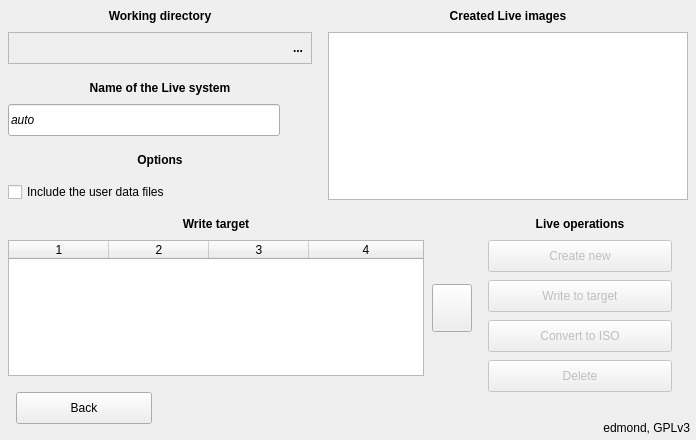
     <widget class="QWidget" name="livepanel" native="true">
      <property name="geometry">
       <rect>
        <x>1</x>
        <y>1784</y>
        <width>696</width>
        <height>440</height>
       </rect>
      </property>
      <property name="autoFillBackground">
       <bool>true</bool>
      </property>
      <widget class="QLabel" name="label_14">
       <property name="geometry">
        <rect>
         <x>0</x>
         <y>0</y>
         <width>320</width>
         <height>32</height>
        </rect>
       </property>
       <property name="font">
        <font>
         <weight>75</weight>
         <bold>true</bold>
        </font>
       </property>
       <property name="text">
        <string>Working directory</string>
       </property>
       <property name="alignment">
        <set>Qt::AlignCenter</set>
       </property>
      </widget>
      <widget class="QLabel" name="label_15">
       <property name="geometry">
        <rect>
         <x>320</x>
         <y>0</y>
         <width>376</width>
         <height>32</height>
        </rect>
       </property>
       <property name="font">
        <font>
         <weight>75</weight>
         <bold>true</bold>
        </font>
       </property>
       <property name="text">
        <string>Created Live images</string>
       </property>
       <property name="alignment">
        <set>Qt::AlignCenter</set>
       </property>
      </widget>
      <widget class="QLabel" name="label_16">
       <property name="geometry">
        <rect>
         <x>0</x>
         <y>72</y>
         <width>320</width>
         <height>32</height>
        </rect>
       </property>
       <property name="font">
        <font>
         <weight>75</weight>
         <bold>true</bold>
        </font>
       </property>
       <property name="text">
        <string>Name of the Live system</string>
       </property>
       <property name="alignment">
        <set>Qt::AlignCenter</set>
       </property>
      </widget>
      <widget class="QLabel" name="label_17">
       <property name="geometry">
        <rect>
         <x>0</x>
         <y>144</y>
         <width>320</width>
         <height>32</height>
        </rect>
       </property>
       <property name="font">
        <font>
         <weight>75</weight>
         <bold>true</bold>
        </font>
       </property>
       <property name="text">
        <string>Options</string>
       </property>
       <property name="alignment">
        <set>Qt::AlignCenter</set>
       </property>
      </widget>
      <widget class="QLabel" name="label_18">
       <property name="geometry">
        <rect>
         <x>0</x>
         <y>208</y>
         <width>432</width>
         <height>32</height>
        </rect>
       </property>
       <property name="font">
        <font>
         <weight>75</weight>
         <bold>true</bold>
        </font>
       </property>
       <property name="text">
        <string>Write target</string>
       </property>
       <property name="alignment">
        <set>Qt::AlignCenter</set>
       </property>
      </widget>
      <widget class="QLabel" name="label_19">
       <property name="geometry">
        <rect>
         <x>464</x>
         <y>208</y>
         <width>232</width>
         <height>32</height>
        </rect>
       </property>
       <property name="font">
        <font>
         <weight>75</weight>
         <bold>true</bold>
        </font>
       </property>
       <property name="text">
        <string>Live operations</string>
       </property>
       <property name="alignment">
        <set>Qt::AlignCenter</set>
       </property>
      </widget>
      <widget class="QLineEdit" name="livename">
       <property name="geometry">
        <rect>
         <x>8</x>
         <y>104</y>
         <width>272</width>
         <height>32</height>
        </rect>
       </property>
       <property name="font">
        <font>
         <italic>true</italic>
        </font>
       </property>
       <property name="focusPolicy">
        <enum>Qt::ClickFocus</enum>
       </property>
       <property name="acceptDrops">
        <bool>false</bool>
       </property>
       <property name="text">
        <string notr="true">auto</string>
       </property>
       <property name="maxLength">
        <number>32</number>
       </property>
      </widget>
      <widget class="QLabel" name="livenamepipe">
       <property name="geometry">
        <rect>
         <x>287</x>
         <y>108</y>
         <width>26</width>
         <height>24</height>
        </rect>
       </property>
       <property name="pixmap">
        <pixmap resource="pictures.qrc">:/pictures/ok.png</pixmap>
       </property>
       <property name="scaledContents">
        <bool>true</bool>
       </property>
       <property name="alignment">
        <set>Qt::AlignCenter</set>
       </property>
      </widget>
      <widget class="QLabel" name="livenameerror">
       <property name="geometry">
        <rect>
         <x>287</x>
         <y>107</y>
         <width>26</width>
         <height>26</height>
        </rect>
       </property>
       <property name="pixmap">
        <pixmap resource="pictures.qrc">:/pictures/error.png</pixmap>
       </property>
       <property name="scaledContents">
        <bool>true</bool>
       </property>
       <property name="alignment">
        <set>Qt::AlignCenter</set>
       </property>
      </widget>
      <widget class="QCheckBox" name="userdatainclude">
       <property name="geometry">
        <rect>
         <x>8</x>
         <y>182</y>
         <width>204</width>
         <height>20</height>
        </rect>
       </property>
       <property name="cursor">
        <cursorShape>PointingHandCursor</cursorShape>
       </property>
       <property name="focusPolicy">
        <enum>Qt::NoFocus</enum>
       </property>
       <property name="text">
        <string>Include the user data files</string>
       </property>
      </widget>
      <widget class="QPushButton" name="liveback">
       <property name="geometry">
        <rect>
         <x>16</x>
         <y>392</y>
         <width>136</width>
         <height>32</height>
        </rect>
       </property>
       <property name="cursor">
        <cursorShape>PointingHandCursor</cursorShape>
       </property>
       <property name="text">
        <string>Back</string>
       </property>
       <property name="icon">
        <iconset resource="pictures.qrc">
         <normaloff>:/pictures/back.png</normaloff>:/pictures/back.png</iconset>
       </property>
       <property name="iconSize">
        <size>
         <width>13</width>
         <height>13</height>
        </size>
       </property>
      </widget>
      <widget class="QLabel" name="label_20">
       <property name="geometry">
        <rect>
         <x>390</x>
         <y>416</y>
         <width>300</width>
         <height>24</height>
        </rect>
       </property>
       <property name="text">
        <string notr="true">edmond, GPLv3</string>
       </property>
       <property name="alignment">
        <set>Qt::AlignRight|Qt::AlignTrailing|Qt::AlignVCenter</set>
       </property>
      </widget>
      <widget class="QPushButton" name="livedevicesrefresh">
       <property name="geometry">
        <rect>
         <x>432</x>
         <y>284</y>
         <width>40</width>
         <height>48</height>
        </rect>
       </property>
       <property name="cursor">
        <cursorShape>PointingHandCursor</cursorShape>
       </property>
       <property name="focusPolicy">
        <enum>Qt::NoFocus</enum>
       </property>
       <property name="toolTip">
        <string>Redetect devices</string>
       </property>
       <property name="icon">
        <iconset resource="pictures.qrc">
         <normaloff>:/pictures/refresh.png</normaloff>:/pictures/refresh.png</iconset>
       </property>
       <property name="iconSize">
        <size>
         <width>23</width>
         <height>23</height>
        </size>
       </property>
      </widget>
      <widget class="QPushButton" name="livedelete">
       <property name="enabled">
        <bool>false</bool>
       </property>
       <property name="geometry">
        <rect>
         <x>488</x>
         <y>360</y>
         <width>184</width>
         <height>32</height>
        </rect>
       </property>
       <property name="cursor">
        <cursorShape>PointingHandCursor</cursorShape>
       </property>
       <property name="focusPolicy">
        <enum>Qt::ClickFocus</enum>
       </property>
       <property name="text">
        <string>Delete</string>
       </property>
      </widget>
      <widget class="QPushButton" name="livewritestart">
       <property name="enabled">
        <bool>false</bool>
       </property>
       <property name="geometry">
        <rect>
         <x>488</x>
         <y>280</y>
         <width>184</width>
         <height>32</height>
        </rect>
       </property>
       <property name="cursor">
        <cursorShape>PointingHandCursor</cursorShape>
       </property>
       <property name="focusPolicy">
        <enum>Qt::ClickFocus</enum>
       </property>
       <property name="text">
        <string>Write to target</string>
       </property>
      </widget>
      <widget class="QPushButton" name="liveconvert">
       <property name="enabled">
        <bool>false</bool>
       </property>
       <property name="geometry">
        <rect>
         <x>488</x>
         <y>320</y>
         <width>184</width>
         <height>32</height>
        </rect>
       </property>
       <property name="cursor">
        <cursorShape>PointingHandCursor</cursorShape>
       </property>
       <property name="focusPolicy">
        <enum>Qt::ClickFocus</enum>
       </property>
       <property name="text">
        <string>Convert to ISO</string>
       </property>
      </widget>
      <widget class="QPushButton" name="livenew">
       <property name="enabled">
        <bool>false</bool>
       </property>
       <property name="geometry">
        <rect>
         <x>488</x>
         <y>240</y>
         <width>184</width>
         <height>32</height>
        </rect>
       </property>
       <property name="cursor">
        <cursorShape>PointingHandCursor</cursorShape>
       </property>
       <property name="focusPolicy">
        <enum>Qt::ClickFocus</enum>
       </property>
       <property name="text">
        <string>Create new</string>
       </property>
      </widget>
      <widget class="QFrame" name="liveworkdirarea">
       <property name="geometry">
        <rect>
         <x>8</x>
         <y>32</y>
         <width>304</width>
         <height>32</height>
        </rect>
       </property>
       <property name="autoFillBackground">
        <bool>true</bool>
       </property>
       <property name="frameShape">
        <enum>QFrame::StyledPanel</enum>
       </property>
       <property name="frameShadow">
        <enum>QFrame::Sunken</enum>
       </property>
       <widget class="QLineEdit" name="liveworkdir">
        <property name="geometry">
         <rect>
          <x>2</x>
          <y>2</y>
          <width>274</width>
          <height>28</height>
         </rect>
        </property>
        <property name="cursor">
         <cursorShape>ArrowCursor</cursorShape>
        </property>
        <property name="focusPolicy">
         <enum>Qt::NoFocus</enum>
        </property>
        <property name="acceptDrops">
         <bool>false</bool>
        </property>
        <property name="styleSheet">
         <string notr="true">background-color: rgba(0, 0, 0, 0)</string>
        </property>
        <property name="frame">
         <bool>false</bool>
        </property>
        <property name="readOnly">
         <bool>true</bool>
        </property>
       </widget>
       <widget class="QToolButton" name="liveworkdirbutton">
        <property name="geometry">
         <rect>
          <x>278</x>
          <y>2</y>
          <width>24</width>
          <height>28</height>
         </rect>
        </property>
        <property name="font">
         <font>
          <weight>75</weight>
          <bold>true</bold>
         </font>
        </property>
        <property name="cursor">
         <cursorShape>PointingHandCursor</cursorShape>
        </property>
        <property name="focusPolicy">
         <enum>Qt::NoFocus</enum>
        </property>
        <property name="text">
         <string notr="true">...</string>
        </property>
        <property name="autoRaise">
         <bool>true</bool>
        </property>
       </widget>
      </widget>
      <widget class="QTableWidget" name="livedevices">
       <property name="geometry">
        <rect>
         <x>8</x>
         <y>240</y>
         <width>416</width>
         <height>136</height>
        </rect>
       </property>
       <property name="focusPolicy">
        <enum>Qt::ClickFocus</enum>
       </property>
       <property name="editTriggers">
        <set>QAbstractItemView::NoEditTriggers</set>
       </property>
       <property name="tabKeyNavigation">
        <bool>false</bool>
       </property>
       <property name="showDropIndicator" stdset="0">
        <bool>false</bool>
       </property>
       <property name="dragDropOverwriteMode">
        <bool>false</bool>
       </property>
       <property name="selectionMode">
        <enum>QAbstractItemView::SingleSelection</enum>
       </property>
       <property name="selectionBehavior">
        <enum>QAbstractItemView::SelectRows</enum>
       </property>
       <property name="showGrid">
        <bool>false</bool>
       </property>
       <property name="wordWrap">
        <bool>false</bool>
       </property>
       <property name="cornerButtonEnabled">
        <bool>false</bool>
       </property>
       <property name="columnCount">
        <number>4</number>
       </property>
       <attribute name="horizontalHeaderHighlightSections">
        <bool>false</bool>
       </attribute>
       <attribute name="horizontalHeaderMinimumSectionSize">
        <number>10</number>
       </attribute>
       <attribute name="horizontalHeaderShowSortIndicator" stdset="0">
        <bool>false</bool>
       </attribute>
       <attribute name="horizontalHeaderStretchLastSection">
        <bool>true</bool>
       </attribute>
       <attribute name="verticalHeaderVisible">
        <bool>false</bool>
       </attribute>
       <attribute name="verticalHeaderDefaultSectionSize">
        <number>20</number>
       </attribute>
       <attribute name="verticalHeaderHighlightSections">
        <bool>false</bool>
       </attribute>
       <attribute name="verticalHeaderMinimumSectionSize">
        <number>20</number>
       </attribute>
       <column/>
       <column/>
       <column/>
       <column/>
      </widget>
      <widget class="QListWidget" name="livelist">
       <property name="geometry">
        <rect>
         <x>328</x>
         <y>32</y>
         <width>360</width>
         <height>168</height>
        </rect>
       </property>
       <property name="focusPolicy">
        <enum>Qt::ClickFocus</enum>
       </property>
       <property name="editTriggers">
        <set>QAbstractItemView::NoEditTriggers</set>
       </property>
       <property name="showDropIndicator" stdset="0">
        <bool>false</bool>
       </property>
       <property name="selectionBehavior">
        <enum>QAbstractItemView::SelectRows</enum>
       </property>
       <property name="sortingEnabled">
        <bool>true</bool>
       </property>
      </widget>
      <widget class="QWidget" name="livecover" native="true">
       <property name="geometry">
        <rect>
         <x>5</x>
         <y>5</y>
         <width>686</width>
         <height>430</height>
        </rect>
       </property>
      </widget>
      <zorder>livenameerror</zorder>
      <zorder>livenamepipe</zorder>
      <zorder>liveworkdirarea</zorder>
      <zorder>label_14</zorder>
      <zorder>label_15</zorder>
      <zorder>label_16</zorder>
      <zorder>label_17</zorder>
      <zorder>label_18</zorder>
      <zorder>label_19</zorder>
      <zorder>livename</zorder>
      <zorder>userdatainclude</zorder>
      <zorder>liveback</zorder>
      <zorder>label_20</zorder>
      <zorder>livedevicesrefresh</zorder>
      <zorder>livedelete</zorder>
      <zorder>livewritestart</zorder>
      <zorder>liveconvert</zorder>
      <zorder>livenew</zorder>
      <zorder>livedevices</zorder>
      <zorder>livelist</zorder>
      <zorder>livecover</zorder>
     </widget>
